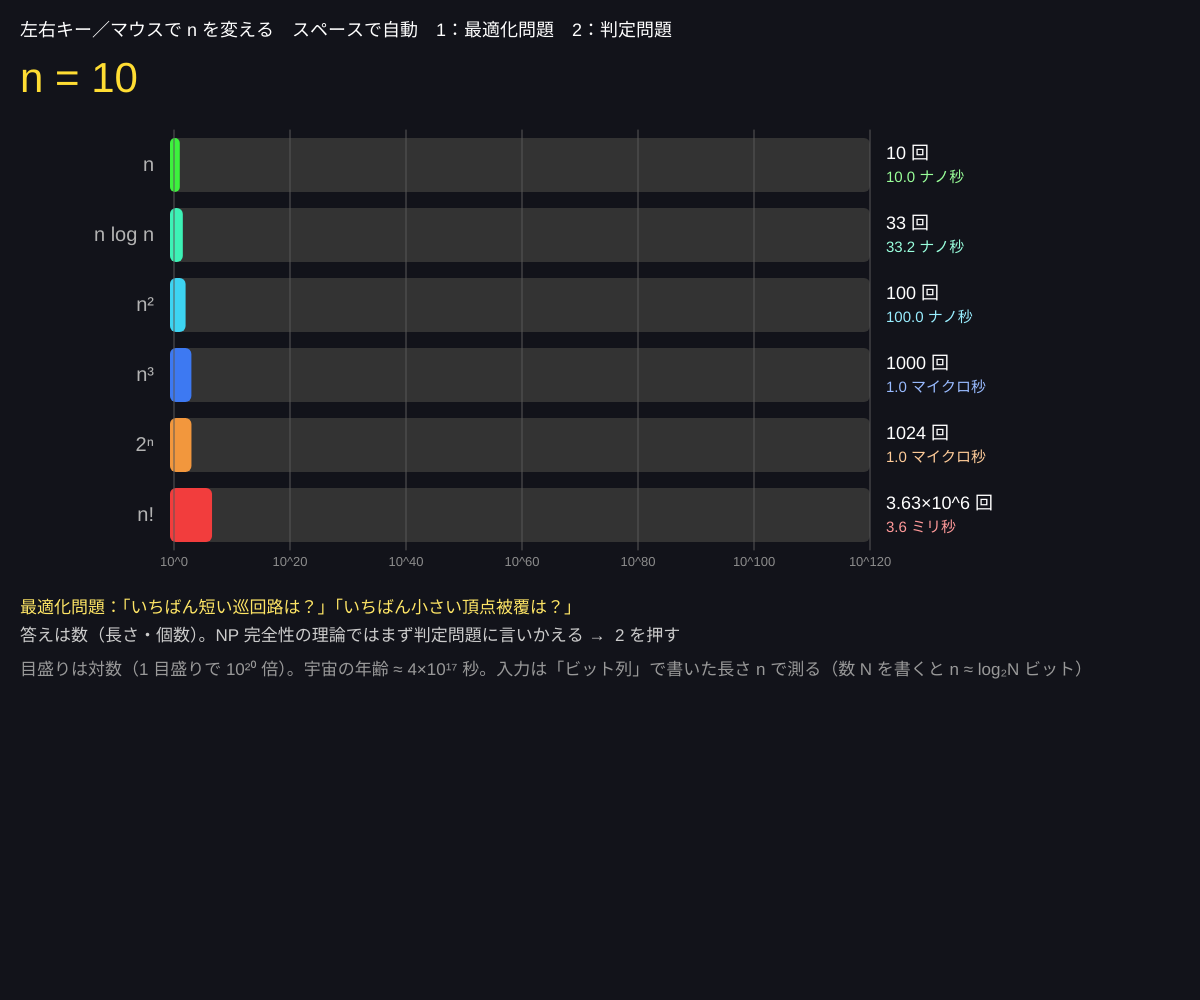
Frame 1 (no input)
Frame 60 (no input): identical to frame 1, image omitted
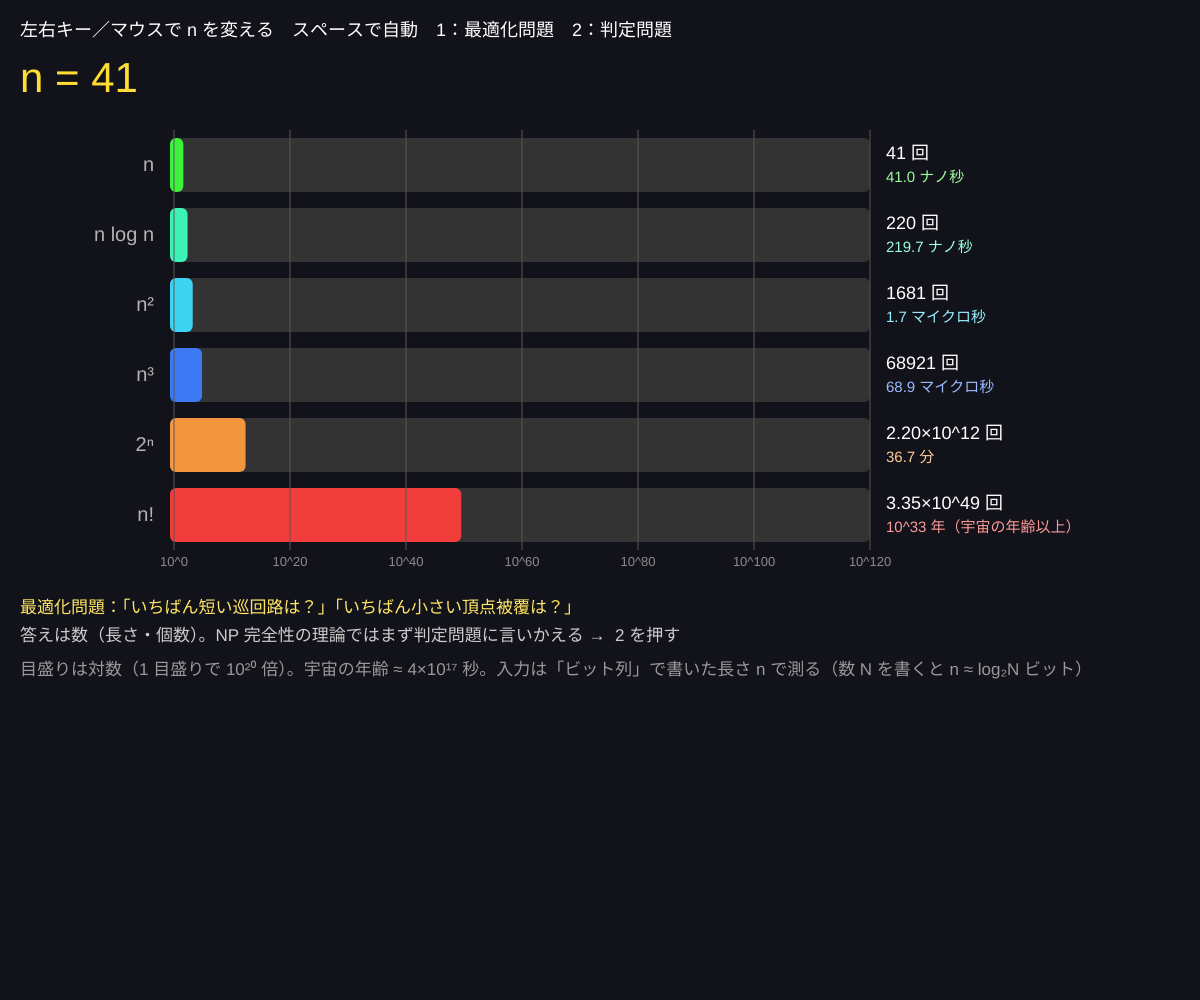
Frame 120 (the mouse pressed at the canvas centre since frame 60)

The p5.js sketch that drew these frames (run headless with seeded random() and noise() and a simulated clock; from frame 60 on, the mouse is pressed at the canvas centre):

// p5.js sketch
// ── sketch.js
// ============================================
// 00 多項式時間 vs 指数時間
// n を増やすと、計算回数 n, n², n³, 2ⁿ, n! はどれだけ増える？ 1 秒に 10 億回計算できるコンピュータで何秒かかる？
// 「多項式時間（n の何乗か）で解ける」＝ 現実的に解ける。2ⁿ や n! は n = 60 で宇宙の年齢を超える
// 左右キー / マウスの横位置 で n を変える / スペースで n を自動で増やす / 1：最適化問題 2：判定問題（Yes/No）
// ============================================

let n = 10;
let auto = false;
let mode = 1;
const SPEED = 1e9; // ★ 1 秒に何回計算できるか（10 億回）

let funcs = [
  { name: 'n', f: (n) => n, hue: 120 },
  { name: 'n log n', f: (n) => n * Math.log2(Math.max(n, 2)), hue: 160 },
  { name: 'n²', f: (n) => n * n, hue: 190 },
  { name: 'n³', f: (n) => n * n * n, hue: 220 },
  { name: '2ⁿ', f: (n) => Math.pow(2, n), hue: 30 },
  { name: 'n!', f: (n) => factorial(n), hue: 0 },
];

function factorial(k) { let r = 1; for (let i = 2; i <= k; i++) r *= i; return r; }

function setup() {
  createCanvas(windowWidth, windowHeight);
  colorMode(HSB, 360, 100, 100, 100);
  textFont('sans-serif');
}

function draw() {
  background(230, 30, 10);
  if (auto && frameCount % 12 === 0) n = n >= 80 ? 1 : n + 1;

  fill(0, 0, 100); noStroke(); textSize(18); textAlign(LEFT, BASELINE);
  text('左右キー／マウスで n を変える　スペースで自動　1：最適化問題　2：判定問題', 20, 36);
  textSize(42); fill(50, 80, 100);
  text('n = ' + n, 20, 92);

  // ---- 棒グラフ（対数目盛り）----
  let left = 170, right = width - 330, top = 130, rowH = min(70, (height - 330) / funcs.length);
  let maxLog = 120; // 10^120 まで
  for (let i = 0; i < funcs.length; i++) {
    let v = funcs[i].f(n);
    let lg = v <= 1 ? 0 : Math.log10(v);
    let y = top + i * rowH;
    fill(0, 0, 70); textSize(20); textAlign(RIGHT, CENTER);
    text(funcs[i].name, left - 16, y + rowH / 2);
    fill(0, 0, 20); rect(left, y + 8, right - left, rowH - 16, 6);
    let w = map(min(lg, maxLog), 0, maxLog, 4, right - left);
    fill(funcs[i].hue, 75, 95); rect(left, y + 8, w, rowH - 16, 6);
    textAlign(LEFT, CENTER); fill(0, 0, 100); textSize(18);
    text(fmtCount(v) + ' 回', right + 16, y + rowH / 2 - 11);
    fill(funcs[i].hue, 40, 100); textSize(15);
    text(fmtTime(v / SPEED), right + 16, y + rowH / 2 + 13);
  }
  // 目盛り
  stroke(0, 0, 35); strokeWeight(1);
  for (let e = 0; e <= maxLog; e += 20) {
    let x = map(e, 0, maxLog, left + 4, right);
    line(x, top, x, top + rowH * funcs.length);
    noStroke(); fill(0, 0, 55); textAlign(CENTER, TOP); textSize(13);
    text('10^' + e, x, top + rowH * funcs.length + 6);
    stroke(0, 0, 35);
  }
  noStroke();

  // ---- 説明 ----
  let by = top + rowH * funcs.length + 50;
  textAlign(LEFT, TOP); textSize(17);
  if (mode === 1) {
    fill(50, 60, 100); text('最適化問題：「いちばん短い巡回路は？」「いちばん小さい頂点被覆は？」', 20, by);
    fill(0, 0, 80); text('答えは数（長さ・個数）。NP 完全性の理論ではまず判定問題に言いかえる →  2 を押す', 20, by + 28);
  } else {
    fill(190, 60, 100); text('判定問題：「長さ k 以下の巡回路はある？」 → 答えは Yes / No だけ', 20, by);
    fill(0, 0, 80); text('判定問題が難しい ⇒ 最適化問題も難しい（最適値がわかれば判定は一瞬）。k を二分探索すれば逆もほぼ同じ', 20, by + 28);
  }
  fill(0, 0, 60);
  text('目盛りは対数（1 目盛りで 10²⁰ 倍）。宇宙の年齢 ≈ 4×10¹⁷ 秒。入力は「ビット列」で書いた長さ n で測る（数 N を書くと n ≈ log₂N ビット）', 20, by + 62);
}

function fmtCount(v) {
  if (!isFinite(v)) return '∞';
  if (v < 1e6) return nf(round(v), 0, 0);
  let e = floor(Math.log10(v));
  return nf(v / Math.pow(10, e), 1, 2) + '×10^' + e;
}
function fmtTime(s) {
  if (!isFinite(s)) return '計算不能';
  if (s < 1e-6) return nf(s * 1e9, 1, 1) + ' ナノ秒';
  if (s < 1e-3) return nf(s * 1e6, 1, 1) + ' マイクロ秒';
  if (s < 1) return nf(s * 1e3, 1, 1) + ' ミリ秒';
  if (s < 60) return nf(s, 1, 1) + ' 秒';
  if (s < 3600) return nf(s / 60, 1, 1) + ' 分';
  if (s < 86400) return nf(s / 3600, 1, 1) + ' 時間';
  if (s < 3.15e7) return nf(s / 86400, 1, 1) + ' 日';
  let y = s / 3.15e7;
  if (y < 1e6) return nf(y, 1, 0) + ' 年';
  return '10^' + floor(Math.log10(y)) + ' 年' + (s > 4e17 ? '（宇宙の年齢以上）' : '');
}

function mouseMoved() { if (!auto && mouseY > 110) n = constrain(floor(map(mouseX, 0, width, 1, 81)), 1, 80); }
function mouseDragged() { mouseMoved(); }
function keyPressed() {
  if (key === RIGHT_ARROW) n = min(80, n + 1);
  if (key === LEFT_ARROW) n = max(1, n - 1);
  if (key === ' ') auto = !auto;
  if (key === '1') mode = 1;
  if (key === '2') mode = 2;
}
function windowResized() { resizeCanvas(windowWidth, windowHeight); }

// ---------- やってみよう ----------
// 1. n³ が 1 秒を超える n と、2ⁿ が 1 秒を超える n を比べよう
// 2. SPEED を 1000 倍にしても 2ⁿ で解ける n はいくつ増える？（たった 10）
// 3. funcs に n⁵ や 1.1ⁿ を足してみよう。いつ逆転する？
